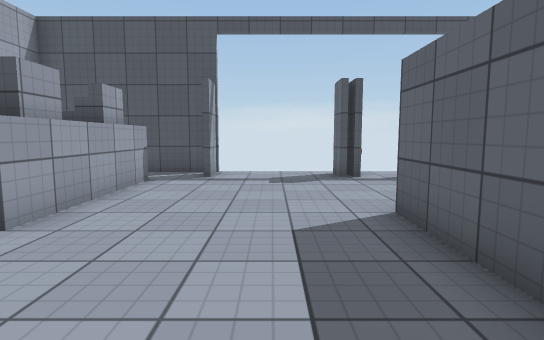
View 1 (above)

23 first-person views from a walk through a scene from a Unity 3-D project. The camera is 1.2 m above the floor, tilts 6° down and sees 80° across. The floor is counted in squares, 1 m on a side. Each view is taken from the middle of a square. On the plan, view 1 faces up. The plan holds only what a view shows up to about 14 squares ahead; the rest is blank. The player character is not drawn. Some animated figures are left out. Some surface patterns are stand-ins.

View 2
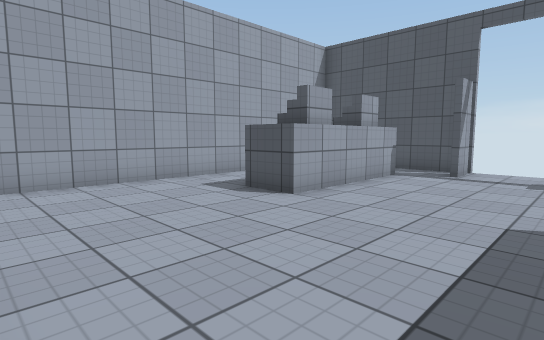

View 3
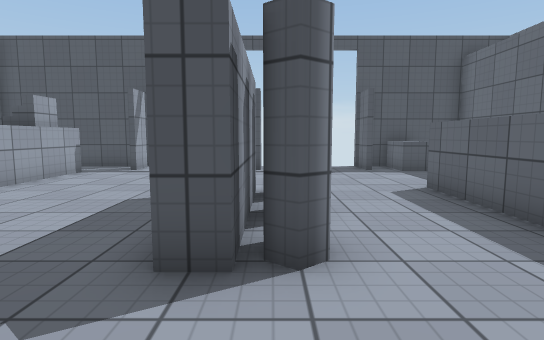

View 4
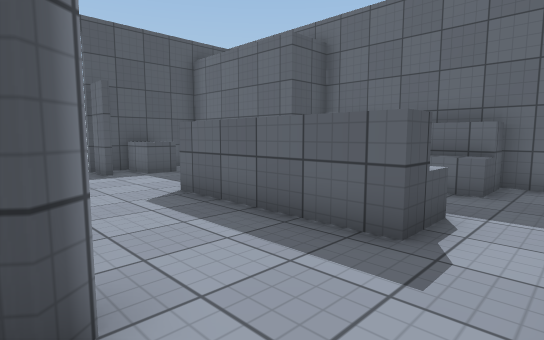

View 5
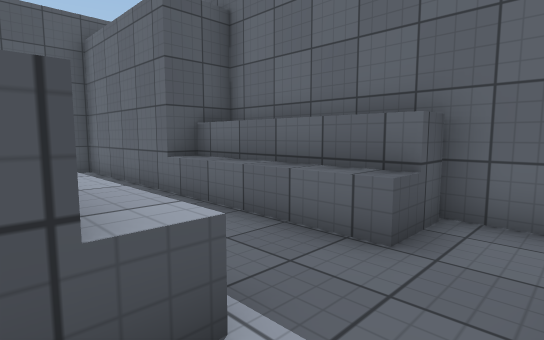

View 6
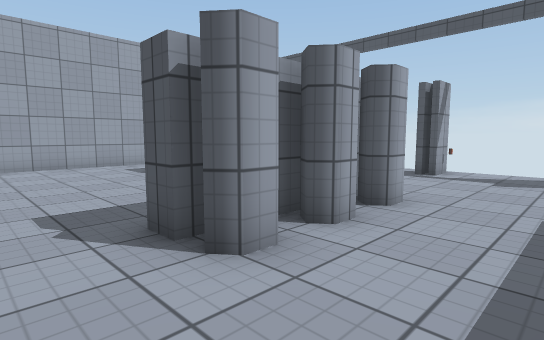

View 7
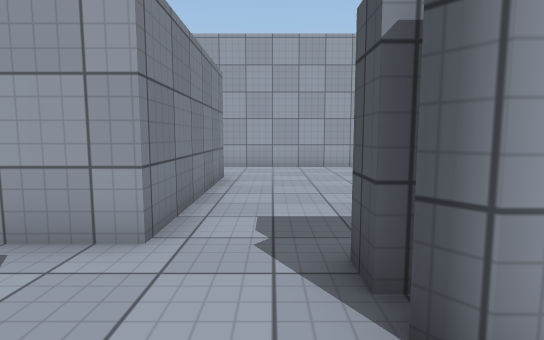

View 8
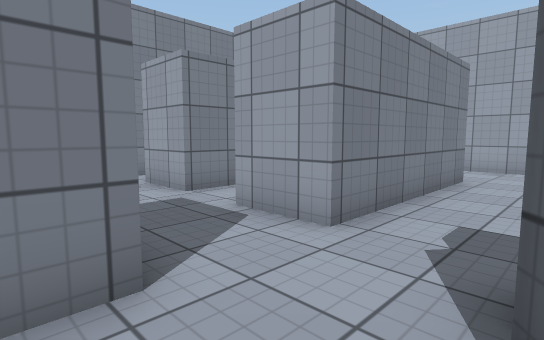

View 9
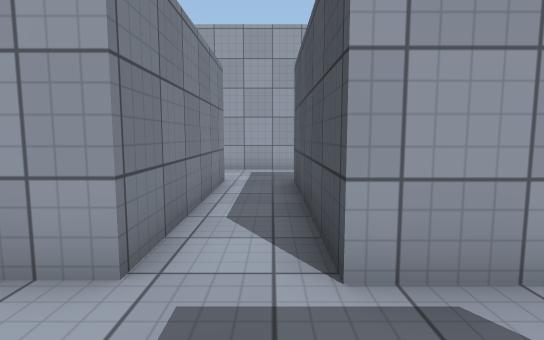

View 10
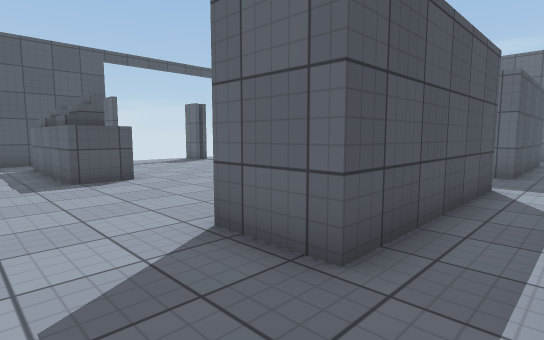

View 11
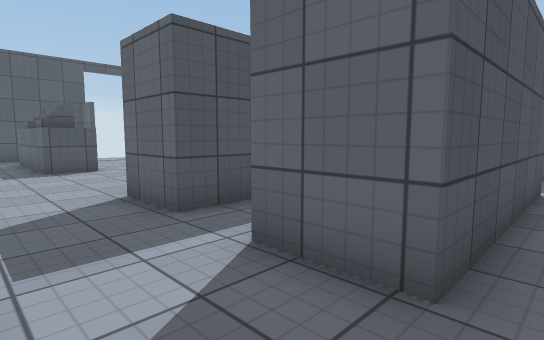

View 12
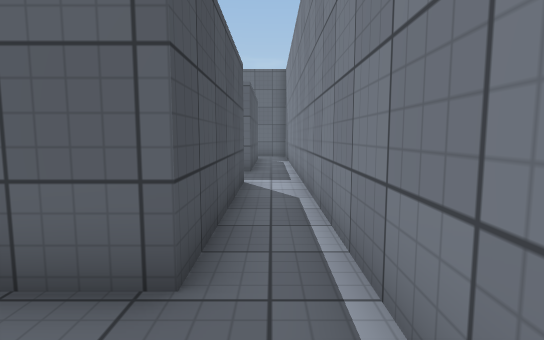

View 13
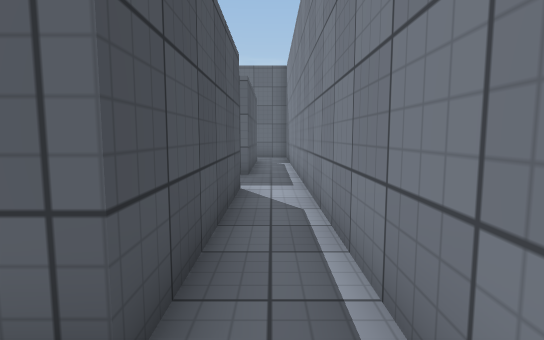

View 14
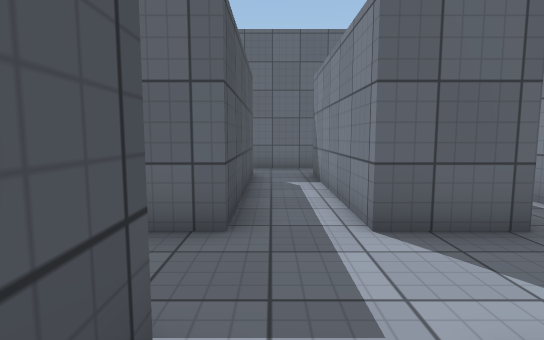

View 15
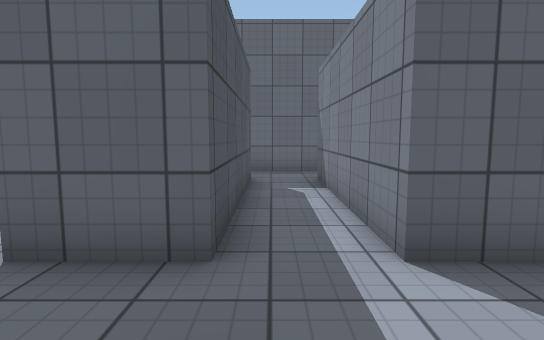

View 16
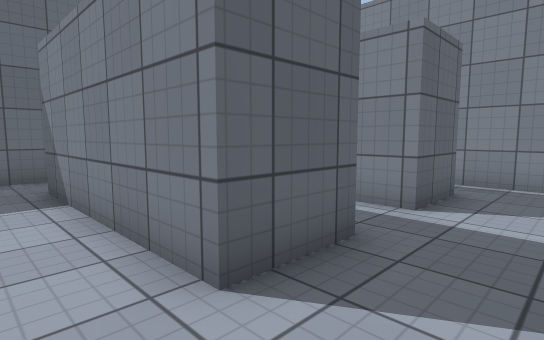

View 17
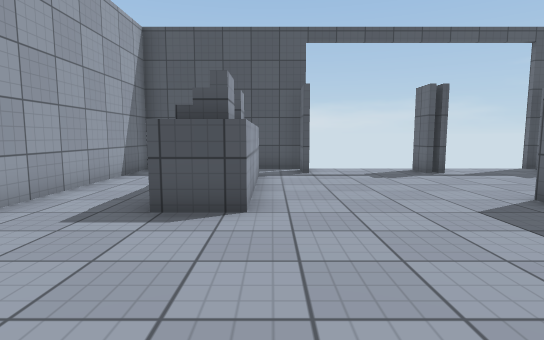

View 18
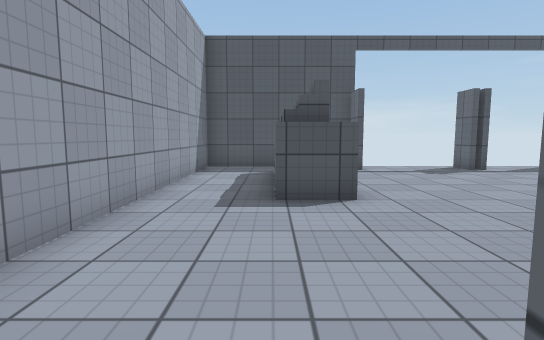

View 19
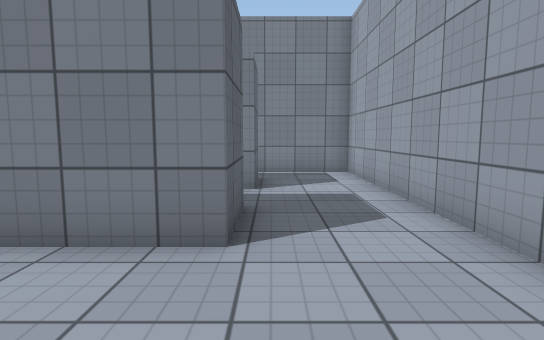

View 20
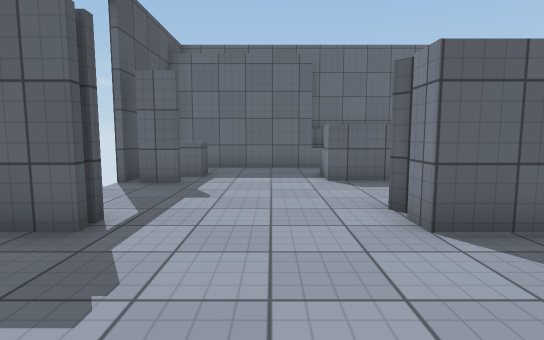

View 21
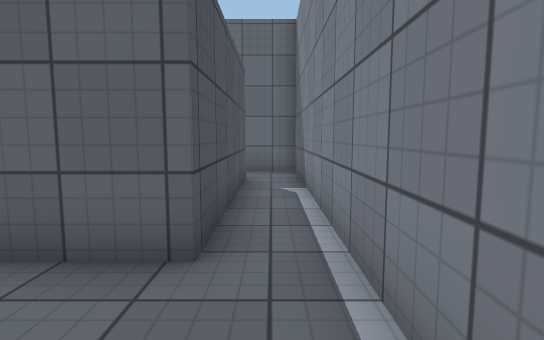

View 22
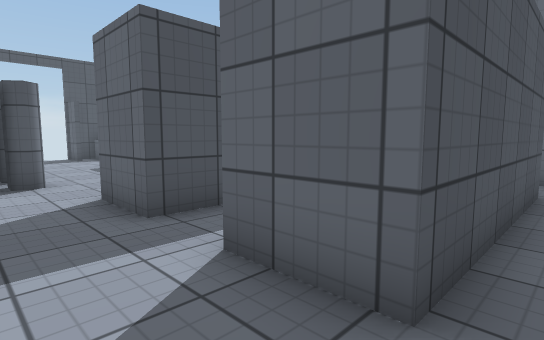

View 23
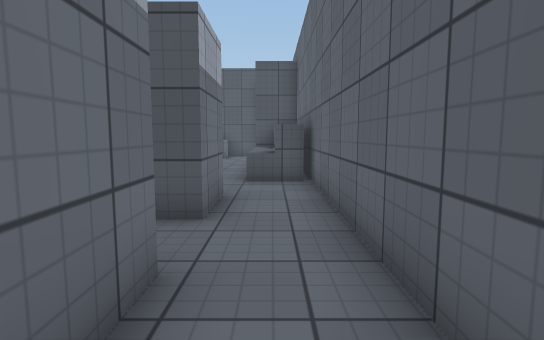

### Floor plan
Key: @ floor where view 1 was taken; # wall or solid block; . floor; = window, fence, low wall or low ledge; ^ raised ledge; O other object.
Columns run from 8 left of view 1 to 12 right of it. Each row starts with its distance up from view 1.
 11 #######   #   #####
 10 #.....#...#O..#.^.#
  9 #..#^...........^.#
  8 #..^#.............#
  7 #..^^.............#
  6 #..^#.............###
  5 #..^#.....##...^^.=^#
  4 #..^^.....##...^ ..^#
  3 #.........##...^^..^#
  2 #.........##...^^..^#
  1 #.........##...^^.=^#
  0 #.......@...........#
 -1 #...................#
 -2 #...######..#######.#
 -3 #...######..#######.#
 -4 #...................#
 -5 #...######..#######.#
 -6 #...######..#######.#
 -7 #...######..#######.#
 -8 #...................#
 -9 #####################

Where each view was taken, in squares from view 1:
view 1: 0 up, 0 right, facing up
view 2: 1 down, 1 right, facing up-left
view 3: 2 down, 3 right, facing up
view 4: 1 down, 3 right, facing up-right
view 5: 1 down, 7 right, facing up-right
view 6: 1 down, 6 right, facing up-left
view 7: 0 up, 5 right, facing left
view 8: 1 up, 5 right, facing down-left
view 9: 4 down, 4 right, facing left
view 10: 5 down, 7 left, facing up-right
view 11: 8 down, 7 left, facing up-right
view 12: 8 down, 7 left, facing right
view 13: 8 down, 6 left, facing right
view 14: 4 down, 0 right, facing right
view 15: 4 down, 1 right, facing right
view 16: 0 up, 2 right, facing down-right
view 17: 1 down, 3 left, facing up
view 18: 2 down, 5 left, facing up
view 19: 2 up, 5 left, facing down
view 20: 7 up, 2 left, facing right
view 21: 8 down, 1 right, facing right
view 22: 8 down, 2 right, facing up-right
view 23: 8 down, 11 right, facing up
